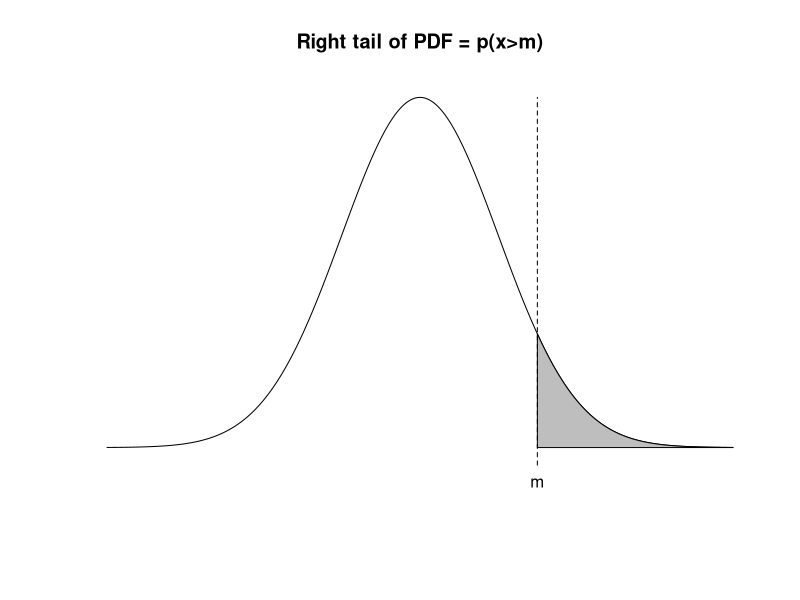
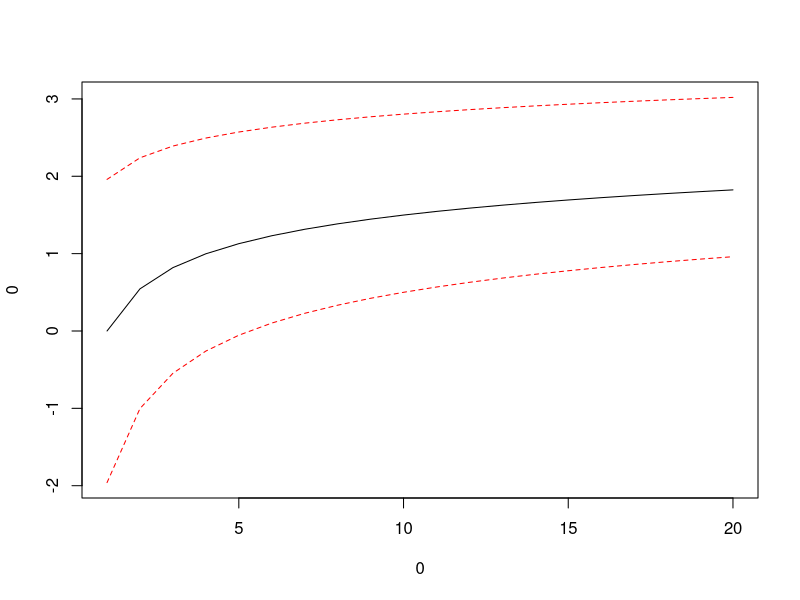
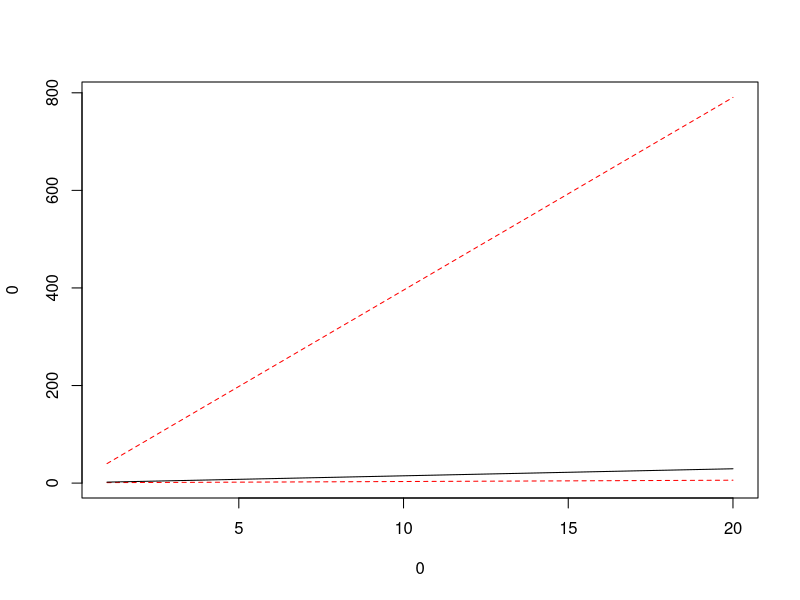
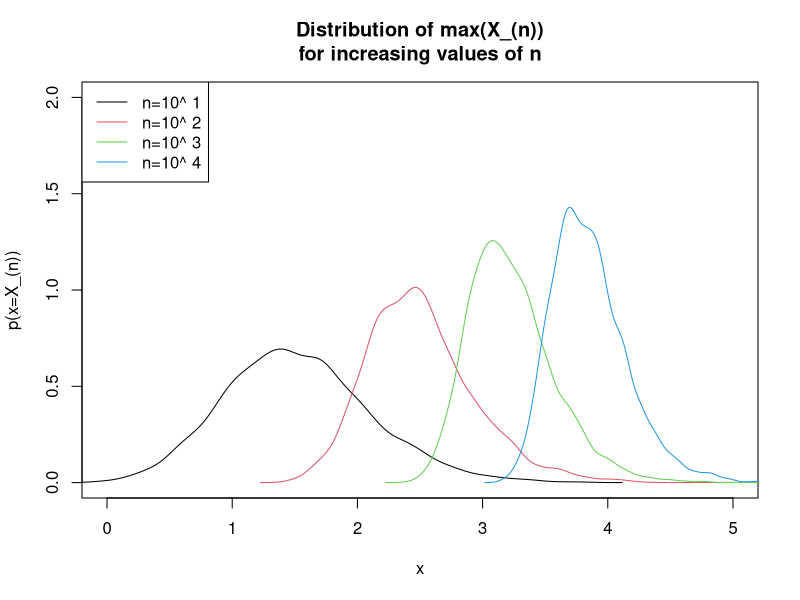
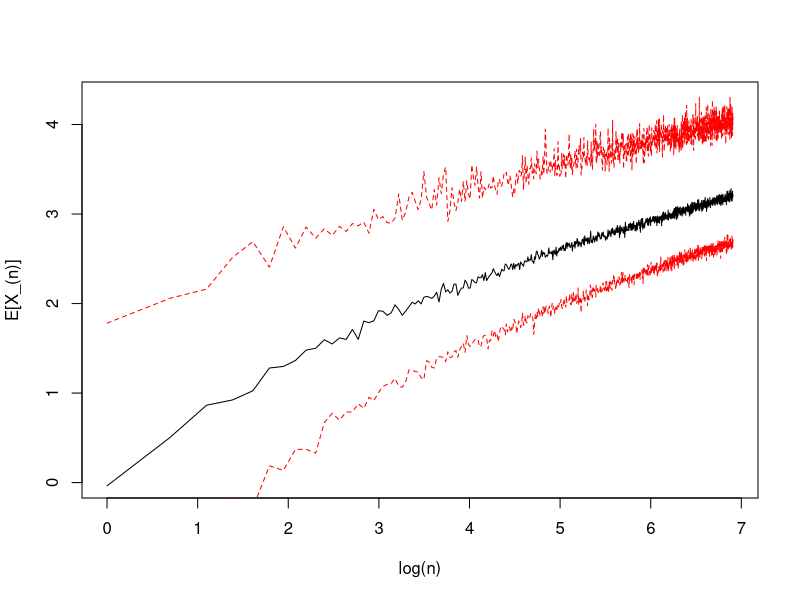
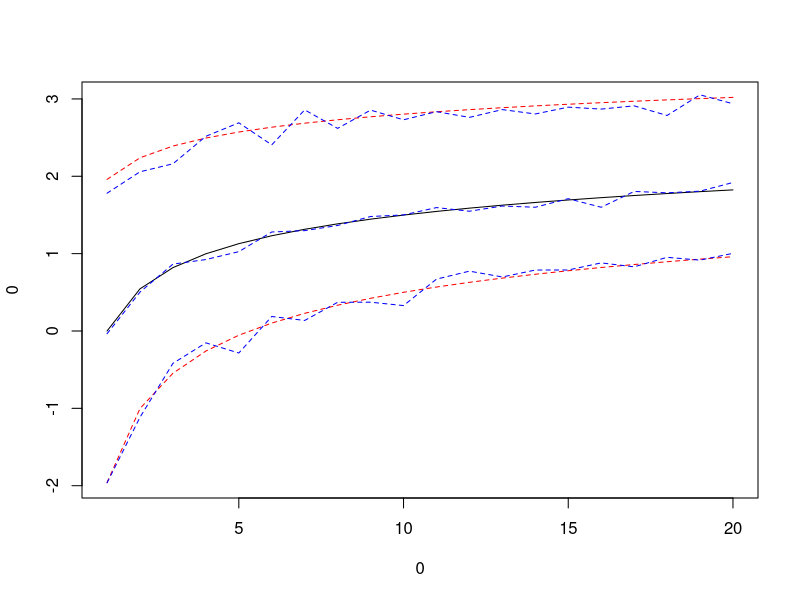
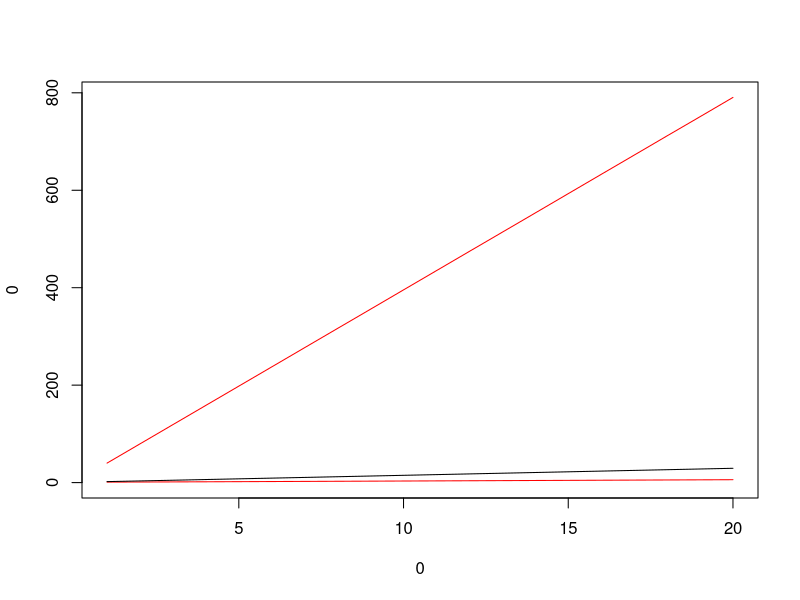
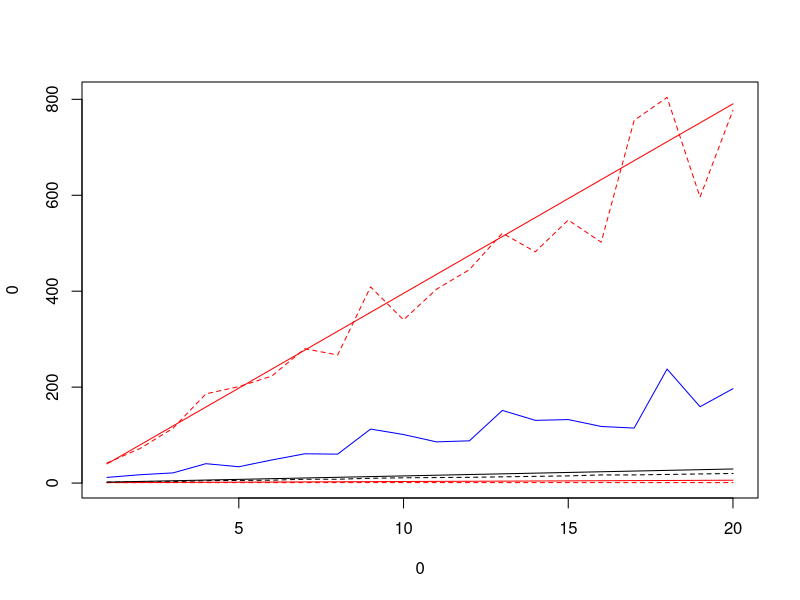

Source code (R) for these figures, in order:
## ---- chunk 1
xv = seq(-4, 4, .01)
yv = dnorm(xv)
m = 1.5
i=which.max(xv==m)
j=length(xv)
yshift=.1*max(yv)
plot(xv, yv, type='l', xlab="", ylab="", axes=0, ylim=c(-yshift, max(yv)), main="Right tail of PDF = p(x>m)")
polygon(x=c(xv[i], xv[i:j], xv[j]), y= c(0, yv[i:j], 0), col="gray")
#abline(v=m, lty=2)
lines(c(m,m), c(-yshift*.5,max(yv)), lty=2)
#text(m+.5, dnorm(m), 'm')
text(m, -yshift, 'm')
## ---- chunk 2
xv = seq(-4,4, length.out=1e5)

N=1:20
q=c(.025, .5, .975)
test = sapply(N, function(n) pnorm(xv)^n)
CI_true = apply(test, 2, function(x) sapply(q, function(qi) xv[which.min(qi>x)]))
plot(0, 0, type='n', xlim=c(min(N), max(N)), ylim=c(min(CI_true), ylim=max(CI_true)))
lines(N, CI_true[1,], col='red', lty=2)
lines(N, CI_true[2,])
lines(N, CI_true[3,], col='red', lty=2)
## ---- chunk 3
CI2 = 1/(1-pnorm(CI_true))
plot(0, 0, type='n', 
     xlim=c(min(N), max(N)), 
     ylim=c( min(CI2), max(CI2) )
     )

lines(N, CI2[1,], col='red', lty=2)
lines(N, CI2[2,])
lines(N, CI2[3,], col='red', lty=2)
## ---- chunk 4
max_sim_given_n = function(n, reps, fx=rnorm, values=FALSE, mu=TRUE, sigma=TRUE){
  replicate(reps, max(fx(n)))
}
## ---- chunk 5
plot(0,0, 
     type='n', 
     xlim=c(0,5), 
     ylim=c(0,2), 
     xlab='x',
     ylab='p(x=X_(n))', 
     main="Distribution of max(X_(n))\nfor increasing values of n"
     )
system.time( sapply(1:4,function(x) lines(density(max_sim_given_n(10^x, 5e3)), col=x)) )
legend('topleft', paste("n=10^", 1:4), lty=1, col=1:4  )
## ---- chunk 6
#totx=2e3, reps=2e2 -> 85.63 seconds
#totx=1e3, reps=2e2 -> 15.29 seconds
#totx=1e3, resp=1e2 ->  7.8 seconds
#totx=1e2, reps=1e2 ->  0.14 seconds
totx = 1e3 #2e3 
xv_ci = 1:totx
system.time(CI <- sapply(xv_ci, function(x) quantile(max_sim_given_n(x, 2e2), c(.025, .5, .975))))
plot(0,0, type='n', xlab='log(n)', ylab='E[X_(n)]', xlim=c(0,max(log(xv_ci))), ylim=c(0,max(CI)))
lines(log(xv_ci), CI[2,])
lines(log(xv_ci), CI[1,], col='red', lty=2)
lines(log(xv_ci), CI[3,], col='red', lty=2)
## ---- chunk 7

plot(0, 0, type='n', 
     xlim=c(min(N), max(N)), 
     ylim=c( min(CI_true), max(CI_true) )
     )

lines(N, CI_true[1,], col='red', lty=2)
lines(N, CI_true[2,])
lines(N, CI_true[3,], col='red', lty=2)

lines(N, CI[2,N], col='blue', lty=2)
lines(N, CI[1,N], col='blue', lty=2)
lines(N, CI[3,N], col='blue', lty=2)
## ---- chunk 8
xv=1:20
yv = 1/(1-pnorm(CI_true))
plot(0, 0, type='n', 
     xlim=c(min(xv), max(xv)), 
     ylim=c(0, max(yv) )
)
lines(N, yv[1,], col='red')
lines(N, yv[2,])
lines(N, yv[3,], col='red')
## ---- chunk 9
sim_wait_to_new_max_give_sample_size = function(n,
                                                fx=rnorm,
                                                iters=1e3,
                                                q=c(0.025, .5, .975),
                                                values=FALSE){
  outv=list()
  outv$estimate = matrix(NA_real_, length(n), length(q)+1) #rep(NA_real_, length(n))
  if(values) outv$mat = matrix(NA_real_, length(n), iters)
  for(i in 1:length(n)){
    sim_i = rep(NA_real_, iters)
    for(j in 1:iters){
      x = fx(n[i])
      m0 = max(x)
      m1=m0-1
      k=0
      while(m0>m1){
        k=k+1
        m1=fx(1)
      }
      sim_i[j] = k
    }
    if(values) outv$mat[i,] = sim_i
    outv$estimate[i,] = c(mean(sim_i), quantile(sim_i, q))
  }
  outv
}
## ---- chunk 10
xv=1:20
system.time(test <- sim_wait_to_new_max_give_sample_size(xv, iters=5e3, values=TRUE))
#plot(xv, test$estimate, type='l')
plot(0, 0, type='n', 
     xlim=c(min(xv), max(xv)), 
     ylim=c( min(test$estimate), max(test$estimate[,4]) )
)
lines(xv, test$estimate[,1], col='blue')
lines(xv, test$estimate[,3], lty=2)
lines(xv, test$estimate[,2], col='red', lty=2)
lines(xv, test$estimate[,4], col='red', lty=2)

lines(N, 1/(1-pnorm(CI_true[1,])), col='red')
lines(N, 1/(1-pnorm(CI_true[2,])))
lines(N, 1/(1-pnorm(CI_true[3,])), col='red')
